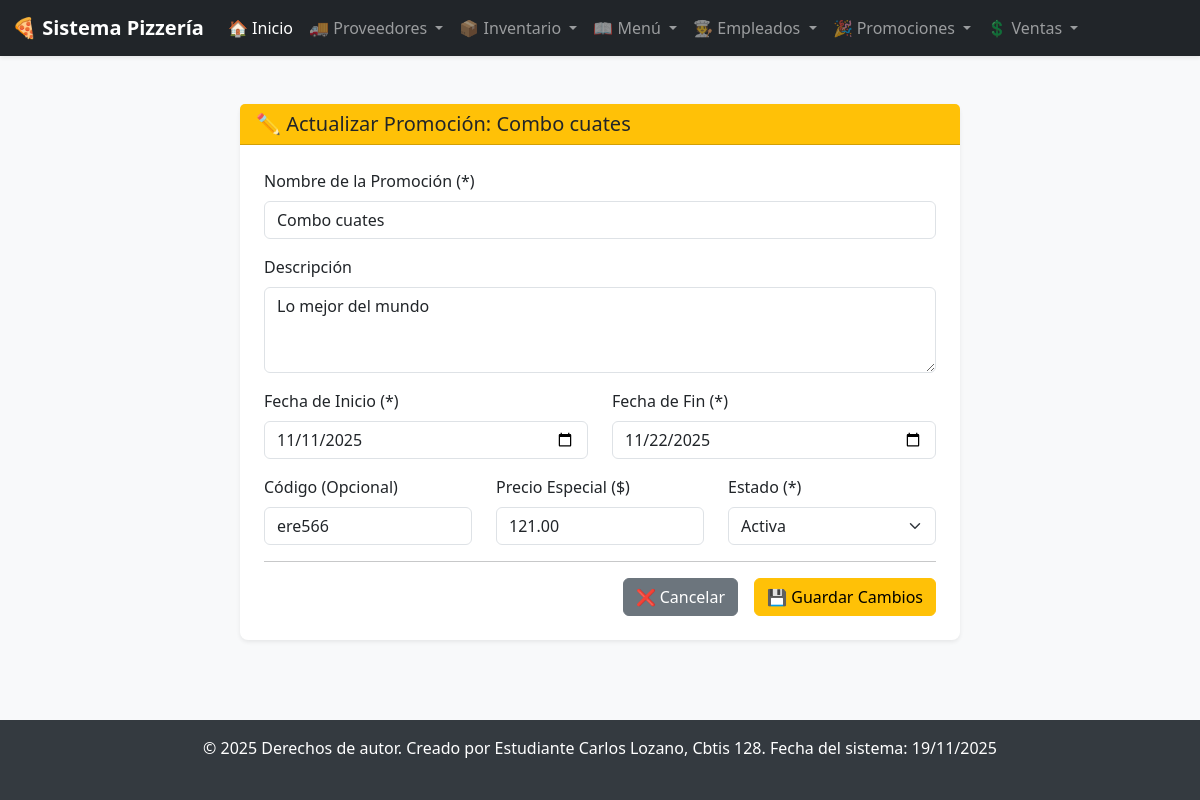
The app's page /promociones/actualizar/1/ with its own data.
### app_Pizzeria/models.py (models this page shows, shortened)
class Promociones(models.Model):
    nombre_promo = models.CharField(max_length=100)
    descripcion = models.TextField(blank=True, null=True)
    fecha_inicio = models.DateField()
    fecha_fin = models.DateField()
    codigo_promo = models.CharField(max_length=20, blank=True, null=True, unique=True)
    precio_especial = models.DecimalField(max_digits=10, decimal_places=2, null=True, blank=True)
    estado = models.CharField(max_length=20, default='Activa')

### app_Pizzeria/views.py (the view)
# urls.py: path('promociones/actualizar/<int:id>/', views.actualizar_promocion, name='actualizar_promocion'),
def actualizar_promocion(request, id):
    promocion = get_object_or_404(Promociones, id=id)
    return render(request, 'promociones/actualizar_promocion.html', {'promocion': promocion})

### app_Pizzeria/templates/promociones/actualizar_promocion.html (shortened to what this page needs)
{% extends 'base.html' %}
{% block content %}
<div class="container mt-4">
    <div class="row justify-content-center">
        <div class="col-lg-8">
            <div class="card shadow-sm border-0 rounded-3">
                <div class="card-header bg-warning text-dark">
                    <h2 class="h5 mb-0">✏️ Actualizar Promoción: {{ promocion.nombre_promo }}</h2>
                </div>
                <div class="card-body p-4">
                    <form action="{% url 'realizar_actualizacion_promocion' %}" method="POST">
                        <div class="mb-3">
                            <label for="nombre_promo" class="form-label">Nombre de la Promoción (*)</label>
                            <input type="text" class="form-control" id="nombre_promo" name="nombre_promo" value="{{ promocion.nombre_promo }}" required>
                        </div>
                        <div class="mb-3">
                            <label for="descripcion" class="form-label">Descripción</label>
                            <textarea class="form-control" id="descripcion" name="descripcion" rows="3">{{ promocion.descripcion|default:'' }}</textarea>
                        </div>
                        <div class="row mb-3">
                            <div class="col-md-6">
                                <label for="fecha_inicio" class="form-label">Fecha de Inicio (*)</label>
                                <input type="date" class="form-control" id="fecha_inicio" name="fecha_inicio" value="{{ promocion.fecha_inicio|date:'Y-m-d' }}" required>
                            </div>
                            <div class="col-md-6">
                                <label for="fecha_fin" class="form-label">Fecha de Fin (*)</label>
                                <input type="date" class="form-control" id="fecha_fin" name="fecha_fin" value="{{ promocion.fecha_fin|date:'Y-m-d' }}" required>
                            </div>
                        </div>
                        <div class="row mb-3">
                            <div class="col-md-4">
                                <label for="codigo_promo" class="form-label">Código (Opcional)</label>
                                <input type="text" class="form-control" id="codigo_promo" name="codigo_promo" value="{{ promocion.codigo_promo|default:'' }}">
                            </div>
                            <div class="col-md-4">
                                <label for="precio_especial" class="form-label">Precio Especial ($)</label>
                                <input type="number" step="0.01" class="form-control" id="precio_especial" name="precio_especial" value="{{ promocion.precio_especial|default:'' }}">
                            </div>
                             <div class="col-md-4">
                                <label for="estado" class="form-label">Estado (*)</label>
                                <select class="form-select" id="estado" name="estado">
                                    <option value="Activa" {% if promocion.estado == 'Activa' %}selected{% endif %}>Activa</option>
                                </select>
                            </div>
                        </div>
                        <hr>
                        <div class="d-grid gap-2 d-md-flex justify-content-md-end">
                            <a href="{% url 'ver_promociones' %}" class="btn btn-secondary me-md-2">
                                ❌ Cancelar
                            </a>
                            <button type="submit" class="btn btn-warning">
                                💾 Guardar Cambios
                            </button>
                        </div>
                    </form>
                </div>
            </div>
        </div>
    </div>
</div>
{% endblock %}

### app_Pizzeria/templates/base.html (style rules this page uses)
body { background-color: #f8f9fa; display: flex; flex-direction: column; min-height: 100vh; }

### records on screen
Promociones: nombre_promo "Combo cuates", descripcion "Lo mejor del mundo", fecha_inicio "11/11/2025", fecha_fin "11/22/2025", codigo_promo "ere566", precio_especial "121.00", estado "Activa"
